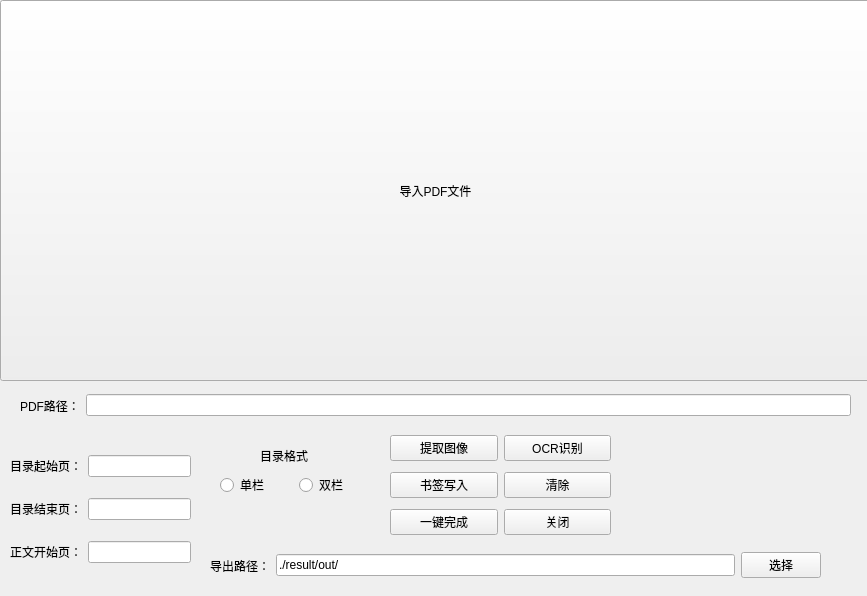
<?xml version="1.0" encoding="UTF-8"?>
<ui version="4.0">
 <class>Form</class>
 <widget class="QWidget" name="Form">
  <property name="geometry">
   <rect>
    <x>0</x>
    <y>0</y>
    <width>867</width>
    <height>596</height>
   </rect>
  </property>
  <property name="windowTitle">
   <string>PDF目录生成器</string>
  </property>
  <widget class="PushButton" name="pushButton">
   <property name="geometry">
    <rect>
     <x>0</x>
     <y>0</y>
     <width>871</width>
     <height>381</height>
    </rect>
   </property>
   <property name="text">
    <string>导入PDF文件</string>
   </property>
  </widget>
  <widget class="QWidget" name="layoutWidget">
   <property name="geometry">
    <rect>
     <x>390</x>
     <y>430</y>
     <width>221</width>
     <height>111</height>
    </rect>
   </property>
   <layout class="QVBoxLayout" name="verticalLayout_3">
    <item>
     <layout class="QHBoxLayout" name="horizontalLayout_5">
      <item>
       <widget class="PushButton" name="pushButton_2">
        <property name="text">
         <string>提取图像</string>
        </property>
       </widget>
      </item>
      <item>
       <widget class="PushButton" name="pushButton_3">
        <property name="text">
         <string>OCR识别</string>
        </property>
       </widget>
      </item>
     </layout>
    </item>
    <item>
     <layout class="QHBoxLayout" name="horizontalLayout_6">
      <item>
       <widget class="PushButton" name="pushButton_4">
        <property name="text">
         <string>书签写入</string>
        </property>
       </widget>
      </item>
      <item>
       <widget class="PushButton" name="pushButton_5">
        <property name="text">
         <string>清除</string>
        </property>
       </widget>
      </item>
     </layout>
    </item>
    <item>
     <layout class="QHBoxLayout" name="horizontalLayout_7">
      <item>
       <widget class="PushButton" name="pushButton_6">
        <property name="text">
         <string>一键完成</string>
        </property>
       </widget>
      </item>
      <item>
       <widget class="PushButton" name="pushButton_7">
        <property name="text">
         <string>关闭</string>
        </property>
       </widget>
      </item>
     </layout>
    </item>
   </layout>
  </widget>
  <widget class="QWidget" name="layoutWidget">
   <property name="geometry">
    <rect>
     <x>210</x>
     <y>550</y>
     <width>611</width>
     <height>31</height>
    </rect>
   </property>
   <layout class="QHBoxLayout" name="horizontalLayout_8">
    <item>
     <widget class="QLabel" name="label_4">
      <property name="text">
       <string>导出路径：</string>
      </property>
     </widget>
    </item>
    <item>
     <widget class="LineEdit" name="lineEdit_4">
      <property name="text">
       <string>./result/out/</string>
      </property>
     </widget>
    </item>
    <item>
     <widget class="PushButton" name="pushButton_8">
      <property name="text">
       <string>选择</string>
      </property>
     </widget>
    </item>
   </layout>
  </widget>
  <widget class="QWidget" name="layoutWidget">
   <property name="geometry">
    <rect>
     <x>10</x>
     <y>440</y>
     <width>181</width>
     <height>141</height>
    </rect>
   </property>
   <layout class="QGridLayout" name="gridLayout">
    <item row="0" column="0">
     <widget class="QLabel" name="label">
      <property name="text">
       <string>目录起始页：</string>
      </property>
     </widget>
    </item>
    <item row="0" column="1">
     <widget class="LineEdit" name="lineEdit"/>
    </item>
    <item row="1" column="0">
     <widget class="QLabel" name="label_2">
      <property name="text">
       <string>目录结束页：</string>
      </property>
     </widget>
    </item>
    <item row="1" column="1">
     <widget class="LineEdit" name="lineEdit_2"/>
    </item>
    <item row="2" column="0">
     <widget class="QLabel" name="label_3">
      <property name="text">
       <string>正文开始页：</string>
      </property>
     </widget>
    </item>
    <item row="2" column="1">
     <widget class="LineEdit" name="lineEdit_3"/>
    </item>
   </layout>
  </widget>
  <widget class="QWidget" name="layoutWidget">
   <property name="geometry">
    <rect>
     <x>220</x>
     <y>470</y>
     <width>151</width>
     <height>31</height>
    </rect>
   </property>
   <layout class="QHBoxLayout" name="horizontalLayout">
    <item>
     <widget class="RadioButton" name="radioButton">
      <property name="text">
       <string>单栏</string>
      </property>
     </widget>
    </item>
    <item>
     <widget class="RadioButton" name="radioButton_2">
      <property name="text">
       <string>双栏</string>
      </property>
     </widget>
    </item>
   </layout>
  </widget>
  <widget class="QLabel" name="label_6">
   <property name="geometry">
    <rect>
     <x>260</x>
     <y>445</y>
     <width>61</width>
     <height>21</height>
    </rect>
   </property>
   <property name="text">
    <string>目录格式</string>
   </property>
  </widget>
  <widget class="QWidget" name="layoutWidget">
   <property name="geometry">
    <rect>
     <x>20</x>
     <y>390</y>
     <width>831</width>
     <height>31</height>
    </rect>
   </property>
   <layout class="QHBoxLayout" name="horizontalLayout_2">
    <item>
     <widget class="QLabel" name="label_5">
      <property name="text">
       <string>PDF路径：</string>
      </property>
     </widget>
    </item>
    <item>
     <widget class="LineEdit" name="lineEdit_5"/>
    </item>
   </layout>
  </widget>
 </widget>
 <customwidgets>
  <customwidget>
   <class>PushButton</class>
   <extends>QPushButton</extends>
   <header>qfluentwidgets</header>
  </customwidget>
  <customwidget>
   <class>LineEdit</class>
   <extends>QLineEdit</extends>
   <header>qfluentwidgets</header>
  </customwidget>
  <customwidget>
   <class>RadioButton</class>
   <extends>QRadioButton</extends>
   <header>qfluentwidgets</header>
  </customwidget>
 </customwidgets>
 <resources/>
 <connections/>
</ui>
